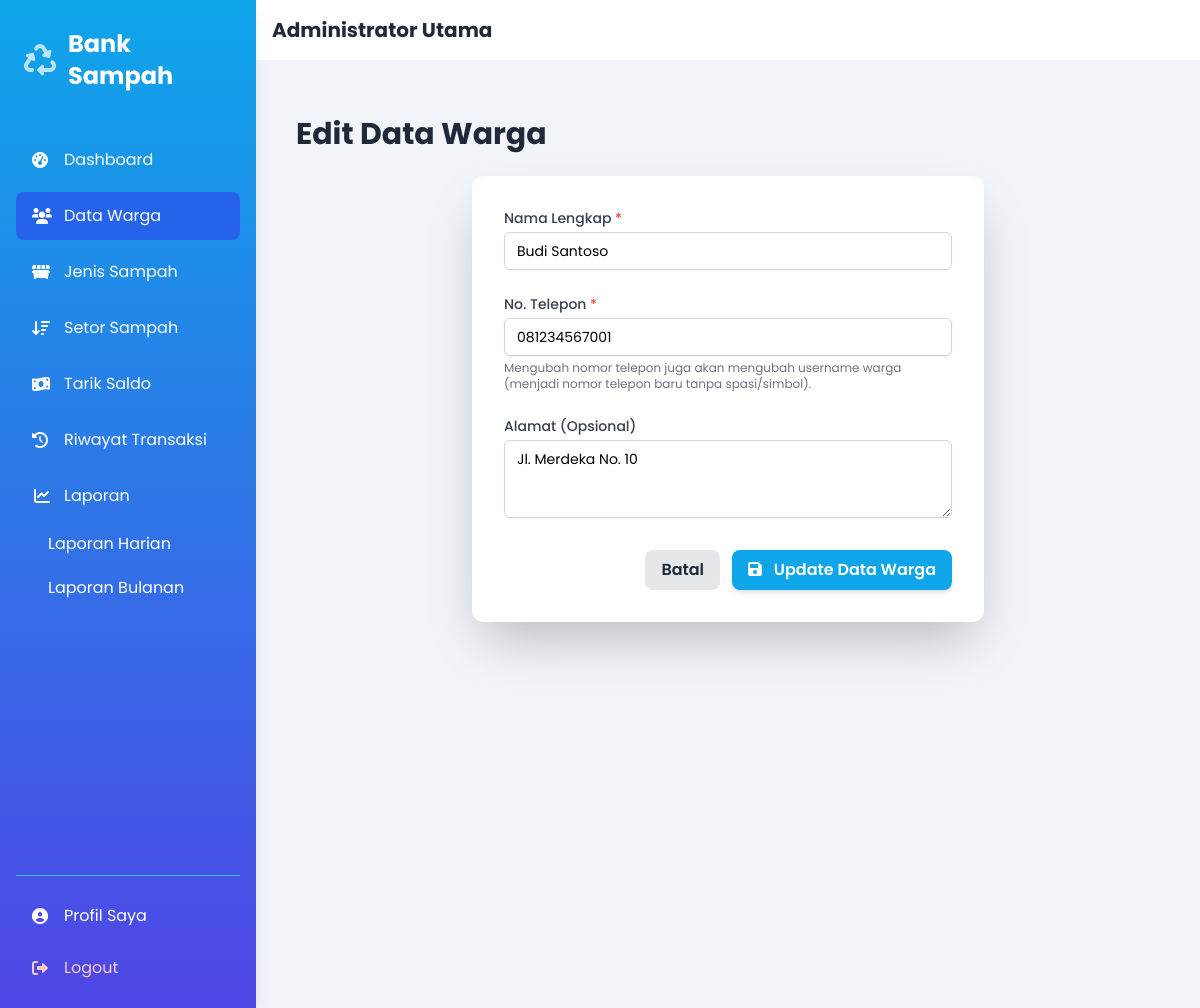
Screenshot of /index.php?page=warga/edit&id=3 (signed in) with the database file from the repository.
### tables this page shows
CREATE TABLE `pengguna` (
  `id_pengguna` int(11) NOT NULL,
  `nama_lengkap` varchar(100) NOT NULL,
  `username` varchar(50) NOT NULL,
  `password` varchar(255) NOT NULL,
  `level` enum('admin','petugas','warga') NOT NULL,
  `alamat` text DEFAULT NULL,
  `no_telepon` varchar(15) DEFAULT NULL COMMENT 'Digunakan untuk cek info publik warga',
  `saldo` decimal(10,2) DEFAULT 0.00,
  `tanggal_daftar` timestamp NOT NULL DEFAULT current_timestamp()
);

### config/database.php (called while the page is built, shortened)
<?php
$koneksi = mysqli_connect(DB_HOST, DB_USER, DB_PASS, DB_NAME);
function sanitize_input($data) {
    global $koneksi;
    $data = trim($data);
    $data = stripslashes($data);
    $data = htmlspecialchars($data);
    if (isset($koneksi) && $koneksi) {
        $data = mysqli_real_escape_string($koneksi, $data);
    }
    return $data;
}
?>

### modules/warga/edit.php (the view, shortened to what this page needs)
<?php
$id_warga = sanitize_input($_GET['id']);
$query = "SELECT id_pengguna, nama_lengkap, username, alamat, no_telepon FROM pengguna WHERE id_pengguna = ? AND level = 'warga'";
$stmt = mysqli_prepare($koneksi, $query);
mysqli_stmt_bind_param($stmt, "i", $id_warga);
mysqli_stmt_execute($stmt);
$result = mysqli_stmt_get_result($stmt);
$warga = mysqli_fetch_assoc($result);
?>
<div class="container mx-auto px-4 py-8">
    <h1 class="text-3xl font-bold text-gray-800 mb-6">Edit Data Warga</h1>
    <div class="bg-white p-8 rounded-xl shadow-2xl max-w-lg mx-auto">
        <form action="<?php echo BASE_URL; ?>index.php?page=warga/proses_simpan" method="POST">
            <div class="space-y-6">
                <div>
                    <label for="nama_lengkap" class="block text-sm font-medium text-gray-700 mb-1">Nama Lengkap <span class="text-red-500">*</span></label>
                    <input type="text" name="nama_lengkap" id="nama_lengkap" value="<?php echo htmlspecialchars($warga['nama_lengkap']); ?>" required class="mt-1 block w-full px-3 py-2 bg-white border border-gray-300 rounded-md shadow-sm focus:outline-none focus:ring-sky-500 focus:border-sky-500 sm:text-sm">
                </div>
                <div>
                    <label for="no_telepon" class="block text-sm font-medium text-gray-700 mb-1">No. Telepon <span class="text-red-500">*</span></label>
                    <input type="tel" name="no_telepon" id="no_telepon" value="<?php echo htmlspecialchars($warga['no_telepon']); ?>" required class="mt-1 block w-full px-3 py-2 bg-white border border-gray-300 rounded-md shadow-sm focus:outline-none focus:ring-sky-500 focus:border-sky-500 sm:text-sm">
                     <p class="mt-1 text-xs text-gray-500">Mengubah nomor telepon juga akan mengubah username warga (menjadi nomor telepon baru tanpa spasi/simbol).</p>
                </div>
                <div>
                    <label for="alamat" class="block text-sm font-medium text-gray-700 mb-1">Alamat (Opsional)</label>
                    <textarea name="alamat" id="alamat" rows="3" class="mt-1 block w-full px-3 py-2 bg-white border border-gray-300 rounded-md shadow-sm focus:outline-none focus:ring-sky-500 focus:border-sky-500 sm:text-sm"><?php echo htmlspecialchars($warga['alamat']); ?></textarea>
                </div>
                </div>
            <div class="mt-8 flex justify-end space-x-3">
                <a href="<?php echo BASE_URL; ?>index.php?page=warga/data" class="bg-gray-200 hover:bg-gray-300 text-gray-800 font-semibold py-2 px-4 rounded-lg transition duration-150 ease-in-out">
                    Batal
                </a>
                <button type="submit" name="update_warga" class="bg-sky-500 hover:bg-sky-600 text-white font-semibold py-2 px-4 rounded-lg shadow-md transition duration-150 ease-in-out">
                    <i class="fas fa-save mr-2"></i> Update Data Warga
                </button>
            </div>
        </form>
    </div>
</div>

### includes/header.php (style rules this page uses)
body { font-family: 'Poppins', 'Inter', sans-serif; background-color: #f0f9ff; }

### rows the page displays
pengguna: nama_lengkap "Budi Santoso", no_telepon "081234567001", alamat "Jl. Merdeka No. 10"

### other values shown
$user_nama "Administrator Utama"
